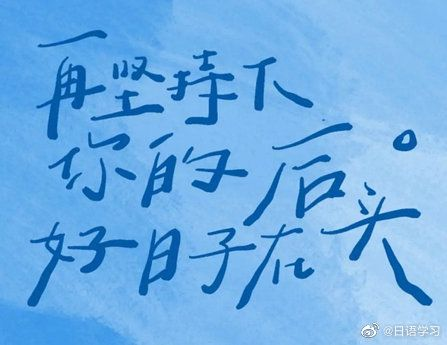
#> input picture wedsite/media/)QOQ1SW$T6~O`H`1(3Z56AG.jpg, 447 x 345 px
$ python -i methods2.py   (imports and definitions only)   (older library calls are emulated)
#> lines starting #> are read from the running program, lines starting #| are printed output that depends on the picture; after the words box and inside, x2 and y2 are one past the last pixel; in counts of white or black regions, pixels touching at a corner belong together
from cv2 import Laplacian
import numpy as np
import cv2
import math

### 计算处理
# 逻辑与
# [336 lines left out: functions and_operation, or_operation, not_operation, ope_add, ope_subtract, ope_multiply and 20 more, not called in this run]

#Sobel算子
def sob(path):
#> called with path = '../media/)QOQ1SW$T6~O`H`1(3Z56AG.jpg'
    img = cv2.imread(path,0)
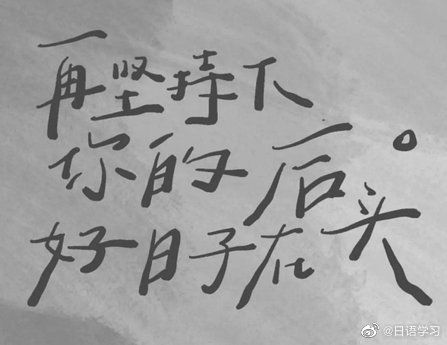
#> img: shape (345, 447); min 45, max 255, mean 161.5
    # 2. Roberts算子
    kernelx=cv2.Sobel(img,cv2.CV_16S,1,0)
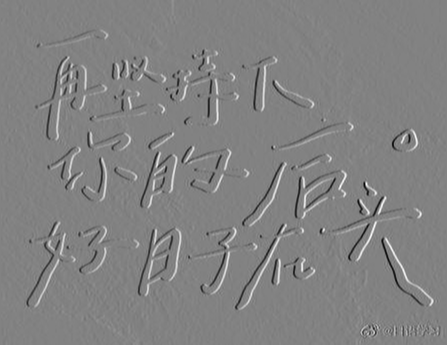
#> kernelx: shape (345, 447) int16; min -608, max 584, mean 0.7; drawn with min black and max white
    kernely=cv2.Sobel(img,cv2.CV_16S,0,1)
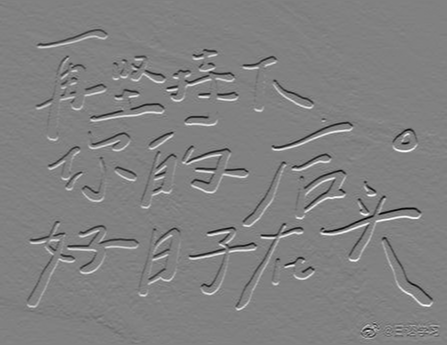
#> kernely: shape (345, 447) int16; min -594, max 578, mean 0.1; drawn with min black and max white
    # 3. 卷积操作
    x=cv2.filter2D(img,cv2.CV_16S,kernelx)
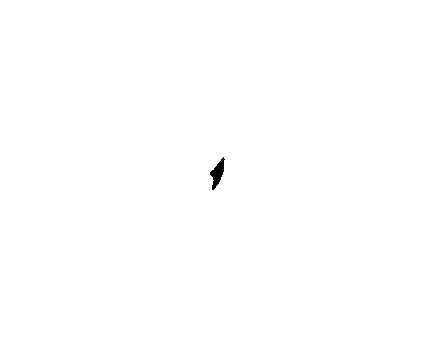
#> x: shape (345, 447) int16; values -32768 (black) and 32767 (white), 99.8% white; 1 black region, box (x1, y1, x2, y2) and area: (210, 157, 225, 190) 233
    y=cv2.filter2D(img,cv2.CV_16S,kernely)
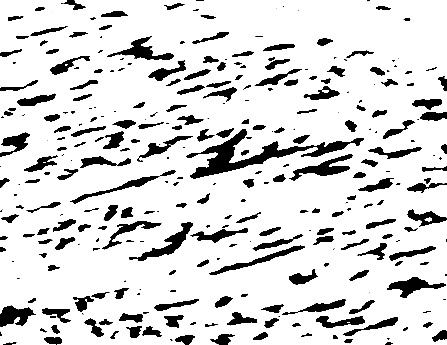
#> y: shape (345, 447) int16; min -32768, max 32767, mean 22986.6; drawn with min black and max white
    # 4. 数据格式转换
    absX=cv2.convertScaleAbs(x)
#> absX: shape (345, 447); every value is 255
    absY=cv2.convertScaleAbs(y)
    Sobel=cv2.addWeighted(absX,0.5,absY,0.5,0)
    return Sobel

#Laplacian算子
# [164 lines left out: functions lap, log, cny, noise_desc, aver_filter, sort_filter and 2 more, not called in this run]


>>> result = sob('../media/)QOQ1SW$T6~O`H`1(3Z56AG.jpg')
